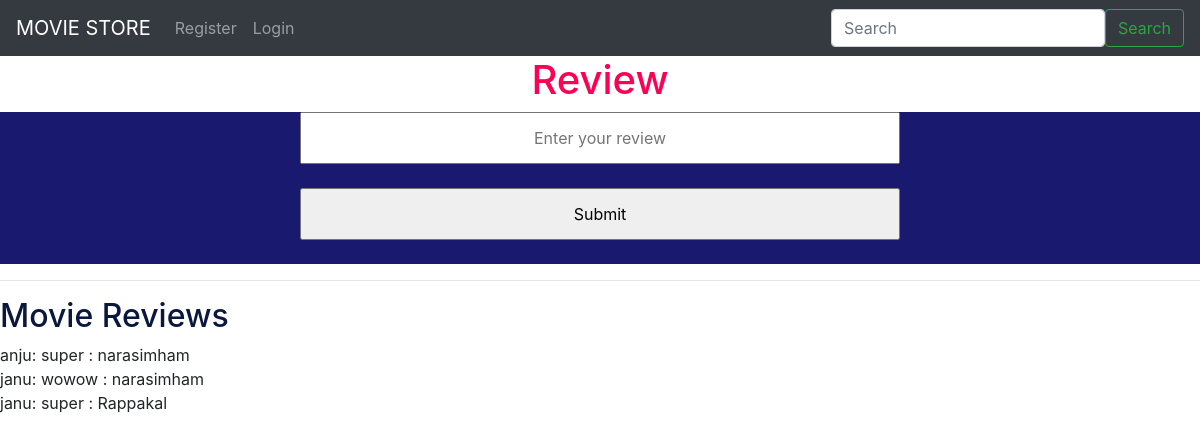
Screenshot of /movie/1/post_review with the database file from the repository.
### movieapp/models.py (models this page shows)
class Review(models.Model):
    user = models.ForeignKey(User, on_delete=models.CASCADE)
    movie = models.ForeignKey(Movie, on_delete=models.CASCADE)
    review_text = models.TextField(null=True,blank=True)
    created_at = models.DateTimeField(auto_now_add=True)

class Movie(models.Model):
    name = models.CharField(max_length=250,unique=True)
    slug = models.SlugField(max_length=250, unique=True, null=True)
    img = models.ImageField(upload_to='gallery')
    desc=models.TextField()
    release=models.DateField()
    actors= models.TextField()
    category=models.ForeignKey(Category,on_delete=models.CASCADE)
    trailer_link = models.URLField(blank=True, null=True)
    added_by = models.ForeignKey(User, on_delete=models.CASCADE,blank=True, null=True)
    def __str__(self):
        return self.name

### movieapp/views.py (the view)
# urls.py: path('movie/<int:movie_id>/post_review',views.post_review,name='post_review'),
def post_review(request, movie_id):
    if request.method == "POST":
        movie = Movie.objects.get(id=movie_id)
        form = ReviewForm(request.POST)
        if form.is_valid():
            review = form.save(commit=False)
            review.movie = movie
            review.user = request.user
            review.save()
            return redirect('movieapp:details', movie_id=movie_id)
    else:
        form = ReviewForm()
    reviews = Review.objects.all()
    return render(request, 'post_review.html', {'form': form,'reviews':reviews})

### movieapp/forms.py
class ReviewForm(forms.ModelForm):
    class Meta:
        model = Review
        fields = ['review_text']

### movieapp/context_processors.py (called while the page is built)
def menu_links(request):
    links=Category.objects.all()
    return dict(links=links)

### templates/post_review.html (shortened to what this page needs)
{% extends 'base.html' %}
{% load static %}
{% block body %}
<h1>Review</h1>
<div class="log_body">
    <form action="post_review" method="post">
        <input type="text" name="review_text" placeholder="Enter your review" width="50" height="20"><br>
        <input type="submit"><br>
    </form>
</div>
<hr>
<h2>Movie Reviews</h2>
<ul>
    {% for review in reviews %}
        <li>{{ review.user.username }}: {{ review.review_text }} : {{ review.movie }}</li>
    {% endfor %}
</ul>
{% endblock %}

### static/css/style.css (style rules this page uses)
html, body { height: 100%; font-family: "Montserrat", sans-serif; -webkit-font-smoothing: antialiased; font-smoothing: antialiased; background-color:GhostWhite; }
h1, h2, h3, h4, h5, h6 { margin: 0; color: #0a183d; font-weight: 600; line-height: 1; }
h1 { font-size: 70px; }
h2 { font-size: 36px; }
ul, ol { padding: 0; margin: 0; }
.log_body { background-color: MidnightBlue; }
h1 { color: #fc0254; }
input[type=text] { width: 50%; padding: 12px 20px; display: block; margin-left: auto; margin-right: auto; box-sizing: border-box; text-align:center; }
input[type=submit] { width: 50%; padding: 12px 20px; display: block; margin-left: auto; margin-right: auto; box-sizing: border-box; text-align:center; }
h1 { color: #fc0254; text-align:center; }

### rows the page displays
Review: user.username "anju", review_text "super", movie "narasimham"
Review: user.username "janu", review_text "wowow", movie "narasimham"
Review: user.username "janu", review_text "super", movie "Rappakal"
